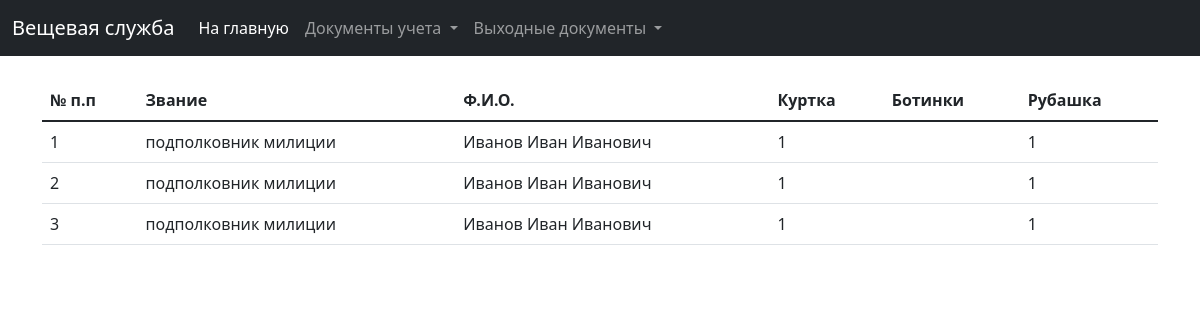
/clothing/clothes/sheet, run on the app's committed database.
### clothing/models.py (models this page shows, shortened)
class Clothes(models.Model):
    clothes_title = models.CharField(verbose_name="Наименование", max_length=255)
    wear_time = models.IntegerField(verbose_name="Сроки носки, мес.")
    nomenclature = models.CharField(verbose_name="Номенклатура", max_length=255, null=True, blank=True)
    created_at = models.DateTimeField(verbose_name="Дата и время создания", auto_created=True, blank=True, null=True)
    last_modified = models.DateTimeField(verbose_name="Дата и время последнего изменения", auto_now=True, blank=True,
                                         null=True)
    class Meta:
        ordering = ('id',)
        verbose_name = 'Наименование предмета'
        verbose_name_plural = 'Наименования предметов'

class Card(models.Model):
    employee = models.ForeignKey(Employee, on_delete=models.CASCADE, verbose_name="Сотрудник/курсант")
    norm = models.ForeignKey(Norm, on_delete=models.CASCADE, verbose_name="Норма")
    growth = models.IntegerField(verbose_name="Рост", blank=True, null=True)
    bust = models.IntegerField(verbose_name="Обхват груди", blank=True, null=True)
    jacket = models.IntegerField(choices=DIMENSIONS, verbose_name="Куртка", blank=True, null=True)
    shoes = models.IntegerField(choices=SHOES_DIMENSIONS, verbose_name="Обувь", blank=True, null=True)
    cap = models.IntegerField(verbose_name="Фуражка", blank=True, null=True)
    collar = models.IntegerField(choices=DIMENSIONS, verbose_name="Воротничок", blank=True, null=True)
    clothes = models.ManyToManyField(Clothes, verbose_name="Имущество", through='ClothesInCard', blank=True)
    created_at = models.DateTimeField(verbose_name="Дата и время создания", auto_created=True, blank=True, null=True)
    last_modified = models.DateTimeField(verbose_name="Дата и время последнего изменения", auto_now=True, blank=True,
                                         null=True)
    class Meta:
        ordering = ('-id',)
        verbose_name = 'Арматурная карточка'
        verbose_name_plural = 'Арматурные карточки'

class Employee(models.Model):
    last_name = models.CharField(verbose_name="Фамилия", max_length=30)
    first_name = models.CharField(verbose_name="Имя", max_length=30, blank=True, null=True)
    patronymic = models.CharField(verbose_name="Отчество", max_length=30, blank=True, null=True)
    subdivision = models.ForeignKey(Subdivision, on_delete=models.SET_NULL, verbose_name="Подразделение", blank=True,
                                    null=True)
    sex = models.IntegerField(choices=SEX, verbose_name="Пол", blank=True, null=True)
    kind = models.IntegerField(choices=EMPLOYEE_KIND, verbose_name="Тип сотрудника")
    rank = models.ForeignKey(Rank, on_delete=models.CASCADE, verbose_name="Звание", blank=True, null=True)
    position = models.ForeignKey(Position, on_delete=models.SET_NULL, verbose_name="Должность", blank=True, null=True)
    date_of_birth = models.DateField(verbose_name="Дата рождения", blank=True, null=True)
    last_modified = models.DateTimeField(verbose_name="Дата и время последнего редактирования", auto_now=True)
    @property
    def get_full_name(self):
        return self.last_name + ' ' + self.first_name + ' ' + self.patronymic
    class Meta:
        ordering = ('-id',)
        verbose_name = 'Сотрудник'
        verbose_name_plural = 'Сотрудники'

class Rank(models.Model):
    rank = models.CharField(verbose_name="Звание", max_length=50)
    created_at = models.DateTimeField(verbose_name="Дата и время создания", auto_created=True, blank=True, null=True)
    last_modified = models.DateTimeField(verbose_name="Дата и время последнего изменения", auto_now=True, blank=True,
                                         null=True)
    def __str__(self):
        return self.rank
    class Meta:
        ordering = ('id',)
        verbose_name = 'Звание'
        verbose_name_plural = 'Звания'

### clothing/views.py (the view, shortened to what this page needs)
# urls.py: path('clothes/sheet', views.get_sheet, name='clothes_sheet'),
def get_sheet(request):
    clothes_list = Clothes.objects.all()
    result_dict = {}
    for card in Card.objects.all():
        current_norm = card.norm.clothes_list.all()
        employee_clothes_dict = {}
        for clothes in clothes_list:
            if clothes in current_norm:
                list_of_issues = ClothesInCard.objects.filter(card_id=card.id, clothes_id=clothes.id)
                if not list_of_issues:
                    employee_clothes_dict[clothes.id] = 1
            else:
                employee_clothes_dict[clothes.id] = ""
        result_dict[card.id] = employee_clothes_dict
    return render(request, 'clothing/reports/sheet.html',
                  {'clothes_list': clothes_list, 'card_list': Card.objects.all(), 'result_dict': result_dict})

### clothing/templatetags/dict_tags.py (called while the page is built)
@register.filter(name='get_sub_dict')
def get_sub_dict(value, index):
    return value[index]

### clothing/templates/clothing/reports/sheet.html (shortened to what this page needs)
{% extends 'base.html' %}
{% load widget_tweaks %}
{% load static %}
{% load dict_tags %}
{% block content %}
    <div class="container">
        <br>
        <table class="table">
            <thead>
            <tr>
                <th scope="col">№ п.п</th>
                <th scope="col">Звание</th>
                <th scope="col">Ф.И.О.</th>
                {% for clothes in clothes_list %}
                    <th scope="col">{{ clothes.clothes_title }}</th>
                {% endfor %}
            </tr>
            </thead>
            <tbody>
            {% for card in card_list %}
                <tr>
                    <td>{{ forloop.counter }}</td>
                    <td>{{ card.employee.rank }}</td>
                    <td>{{ card.employee.get_full_name }}</td>
                    {% with clothes_dict=result_dict|get_sub_dict:card.id %}
                        {% for item in clothes_list %}
                            <td>{{ clothes_dict|get_sub_dict:item.id }}</td>
                        {% endfor %}
                    {% endwith %}
                </tr>
            {% endfor %}
            </tbody>
        </table>
    </div>
{% endblock %}

### data on the page
Clothes: clothes_title "Куртка", id "1"
Clothes: clothes_title "Ботинки"
Clothes: clothes_title "Рубашка", id "1"
Card: employee.rank "подполковник милиции", employee.get_full_name "Иванов Иван Иванович"
Card: employee.rank "подполковник милиции", employee.get_full_name "Иванов Иван Иванович"
Card: employee.rank "подполковник милиции", employee.get_full_name "Иванов Иван Иванович"
